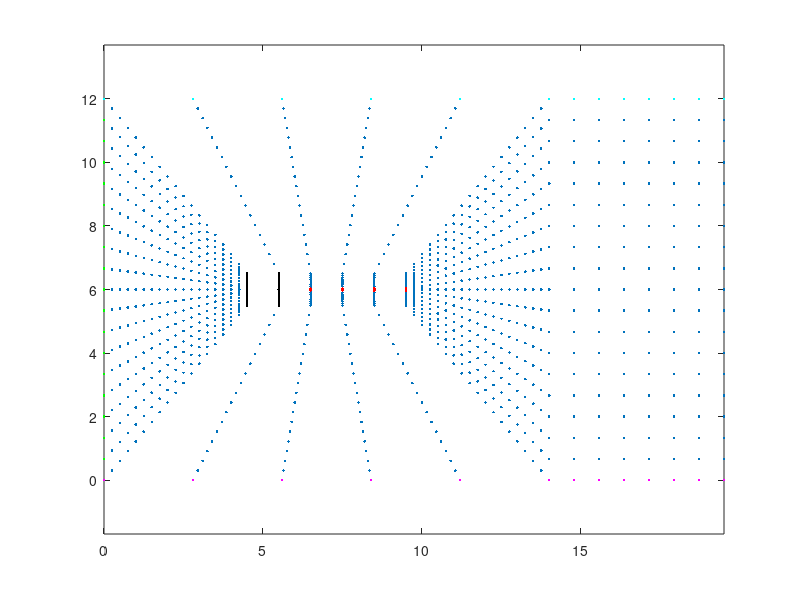
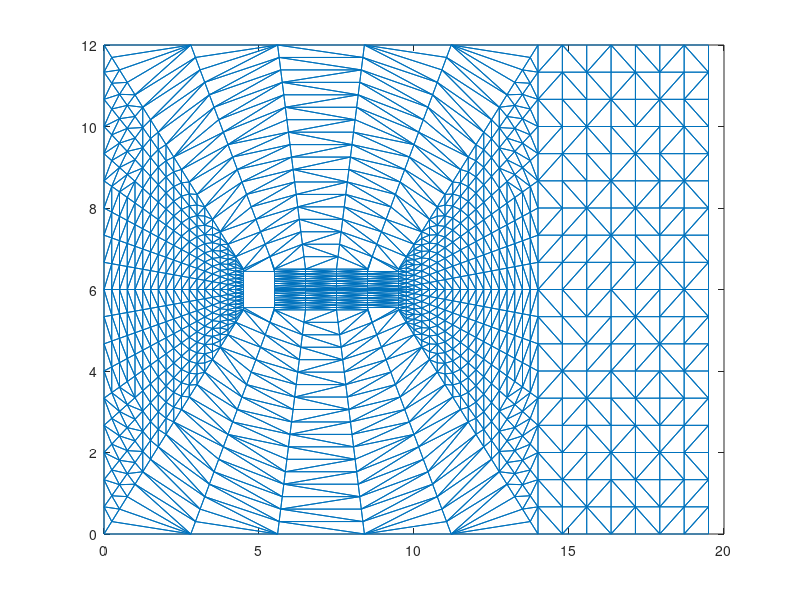

The MATLAB script that drew these images, in order: (Note: this script raises an error after producing the figures.)
%clear all
% Number of grid points in x and y direction
nx=13; %21
ny=19; %21

% Number of grid points for the flexible beam (solid)
bnx=6; % This includes the square block 6
bny=3; % 3

% The overall size of the domain
l=19.5;
h=12;

% Size of the square block
ol=1;
oh=ol;

% Size of the flexible beam
bl=4;
bh=0.06;

% Size and number of grid points for the entrance section
el=4.5;
enx=ny;

%%%%%%%%%%%%%%%%%%%%%%%%%%%
% Normally, you don't need to change anything below this line
%%%%%%%%%%%%%%%%%%%%%%%%%%%
% Number of nodes on the square block should be an integer
onx = round((bnx-1)*ol/(ol+bl)) + 1;
bnx = (onx-1)*(1+bl/ol) + 1;

ny = round((ny-bny)/2)*2 + bny;

% Total number of nodes
nNo = (bnx-2)*enx*2 + (2*enx+nx-onx)*ny + 2;
% Node coordinates
X=zeros(nNo,2);

% Boundary nodes list
wall=zeros(2*(ny+onx-1),1);
inlet=zeros(ny-2,1);
top=zeros(nx,1);
bottom=zeros(nx,1);
bar=zeros((bnx-onx)*bny,1);

% Meshing the entrance
a=0;
b=0;
c=0;
for i=1:enx
   for j=2:ny-1
      a = a + 1;
      X(a,1) = (i-1)*el/(enx-1);
      X(a,2) = (j-1)/(ny-1)*(i-1)/(enx-1)*ol ...
             + (j-1)/(ny-1)*(enx-i)/(enx-1)*h...
             + (i-1)/(enx-1)*(h-ol)/2;
      if (i==1) 
        b = b + 1;
        inlet(b) = a;
      end
      if (i==enx)
        c = c+1;
        wall(c) = a;
      end
   end
end

% Meshing the region above and below the block
% Entrance and wake length
wl = 2*el + ol + bl;
b=0;
for i=1:bnx
   for j=1:enx
      a = a + 1;
      X(a,1) = (i-1)/(bnx-1)*(j-1)/(enx-1)*(bl+ol) ...
             + (i-1)/(bnx-1)*(enx-j)/(enx-1)*wl ...
             + (j-1)/(enx-1)*el;
      X(a,2) = (j-1)/(enx-1)*(h-oh)/2;
      a = a + 1;
      X(a,1) = X(a-1,1);
      X(a,2) = h - X(a-1,2);
      if (j==1) 
        b = b + 1;
        top(b) = a;
        bottom(b) = a-1;
      end
      if (j==enx && i <= onx) 
        c = c + 2;
        wall(c-1:c) = [a-1 a];
      end
   end
end

% Meshing the region above and below the beam
d=0;
for i=1:bnx-onx+1
   for j=1:(ny-bny)/2
      a = a + 1;
      X(a,1) = (i-1)/(bnx-onx)*bl + el + ol;
      X(a,2) = (j-1)/(ny-bny)*(ol-bh) + (h-ol)/2;
      a = a + 1;
      X(a,1) = X(a-1,1);
      X(a,2) = h - X(a-1,2);
      if (i == 1) 
        c = c + 2;
        wall(c-1:c) = [a-1 a];
      end
   end
end

% Meshing the beam
for i=1:bnx-onx+1
   for j=1:bny
      a = a + 1;
      X(a,1) = (i-1)/(bnx-onx)*bl + el + ol;
      X(a,2) = (j-1)/(bny - 1)*bh + (h-bh)/2;
      d = d + 1;
      bar(d) = a;
      if (i == 1) 
        c = c + 1;
        wall(c) = a;
      end
   end
end

% Meshing the top and bottom part of the wake
for i=2:enx
   for j=2:(ny-bny)/2 + 1
      a = a + 1;
      X(a,1) = (i-1)*el/(enx-1) + el + ol + bl;
      X(a,2) = (j-1)/(ny-bny)*(enx-i)/(enx-1)*(ol-bh) ...
             + (j-1)/(ny-1)*(i-1)/(enx-1)*h...
             + (enx-i)/(enx-1)*(h-oh)/2;
      a = a + 1;
      X(a,1) = X(a-1,1);
      X(a,2) = h - X(a-1,2);
   end
end

% Meshing the wake
for i=2:enx
   for j=2:bny - 1
      a = a + 1;
      X(a,1) = (i-1)*el/(enx-1) + el + ol + bl;
      X(a,2) = (j-1)/(bny-1)*(enx-i)/(enx-1)*bh ...
             + (j-1)/(ny-1)*(i-1)/(enx-1)*h ...
             + (enx-i)/(enx-1)*(h-bh)/2 ...
             + (i-1)/(enx-1)*h/2*(ny-bny)/(ny-1);
   end
end

% Meshing the exit
c=b;
for i=2:nx-bnx+1
   for j=1:ny
      a = a + 1;
      X(a,1) = (i-1)/(nx-bnx)*(l-wl) + wl;
      X(a,2) = (j-1)/(ny-1)*h;
      if (j==1) 
        b = b + 1;
        bottom(b) = a;
      elseif(j==ny)
        c = c + 1;  
        top(b) = a;
      end
   end
end

% Constructing the connectivity array
IEN = delaunay(X(:,1),X(:,2));

% Removing elements inside the block
tmp=zeros(nNo,1);
tmp(wall)=1;
rml=[];
for e=1:size(IEN,1)
  if (all(tmp(IEN(e,:))==1))
    rml = [rml; e];
  end
end
IEN(rml,:)=[];
nEl = size(IEN,1);

% Plotting the grid
figure(1)
plot(X(1:a,1),X(1:a,2),'.',X(bar,1),X(bar,2),'r.',...
     X(wall,1),X(wall,2),'k.',X(inlet,1),X(inlet,2),'g.',...
     X(top,1),X(top,2),'c.',X(bottom,1),X(bottom,2),'m.')
axis equal

figure(2)
triplot (IEN, X(:,1), X(:,2));

% Writing the results into the disk
fid=fopen('x.txt','W');
fprintf(fid,'%i\n',nNo,2);
for a=1:nNo
  fprintf(fid,'%.16f %.16f\n',X(a,1),X(a,2));
end
fclose(fid);
fid=fopen('IEN.txt','W');
fprintf(fid,'%i\n',nEl,3);
for e=1:nEl
  fprintf(fid,'%i %i %i\n',double(IEN(e,1)),double(IEN(e,2)),double(IEN(e,3)));
end
fclose(fid);
fid=fopen('wall','W');
fprintf(fid,'%i\n',length(wall));
for a=1:length(wall)
  fprintf(fid,'%i\n',double(wall(a)));
end
fclose(fid);
fid=fopen('top','W');
fprintf(fid,'%i\n',length(top));
for a=1:length(top)
  fprintf(fid,'%i\n',double(top(a)));
end
fclose(fid);
fid=fopen('bottom','W');
fprintf(fid,'%i\n',length(bottom));
for a=1:length(bottom)
  fprintf(fid,'%i\n',double(bottom(a)));
end
fclose(fid);
fid=fopen('beam','W');
fprintf(fid,'%i\n',length(bar));
for a=1:length(bar)
  fprintf(fid,'%i\n',double(bar(a)));
end
fclose(fid);
fid=fopen('inlet','W');
fprintf(fid,'%i\n',length(inlet));
for a=1:length(inlet)
  fprintf(fid,'%i\n',double(inlet(a)));
end
fclose(fid);
